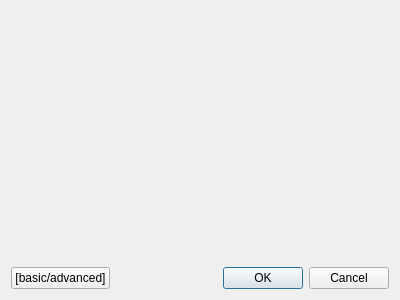
<?xml version="1.0" encoding="UTF-8"?>
<ui version="4.0">
 <class>SaveDatasetDialog</class>
 <widget class="QDialog" name="SaveDatasetDialog">
  <property name="geometry">
   <rect>
    <x>0</x>
    <y>0</y>
    <width>400</width>
    <height>300</height>
   </rect>
  </property>
  <property name="windowTitle">
   <string>Save Dataset</string>
  </property>
  <layout class="QGridLayout" name="gridLayout">
   <item row="1" column="0">
    <widget class="QPushButton" name="btn_toggle_advanced">
     <property name="text">
      <string>[basic/advanced]</string>
     </property>
    </widget>
   </item>
   <item row="1" column="1">
    <widget class="QDialogButtonBox" name="buttonBox">
     <property name="orientation">
      <enum>Qt::Horizontal</enum>
     </property>
     <property name="standardButtons">
      <set>QDialogButtonBox::Cancel|QDialogButtonBox::Ok</set>
     </property>
    </widget>
   </item>
   <item row="0" column="0" colspan="2">
    <widget class="QStackedWidget" name="wgt_details"/>
   </item>
  </layout>
 </widget>
 <resources/>
 <connections>
  <connection>
   <sender>buttonBox</sender>
   <signal>accepted()</signal>
   <receiver>SaveDatasetDialog</receiver>
   <slot>accept()</slot>
   <hints>
    <hint type="sourcelabel">
     <x>248</x>
     <y>254</y>
    </hint>
    <hint type="destinationlabel">
     <x>157</x>
     <y>274</y>
    </hint>
   </hints>
  </connection>
  <connection>
   <sender>buttonBox</sender>
   <signal>rejected()</signal>
   <receiver>SaveDatasetDialog</receiver>
   <slot>reject()</slot>
   <hints>
    <hint type="sourcelabel">
     <x>316</x>
     <y>260</y>
    </hint>
    <hint type="destinationlabel">
     <x>286</x>
     <y>274</y>
    </hint>
   </hints>
  </connection>
 </connections>
</ui>
